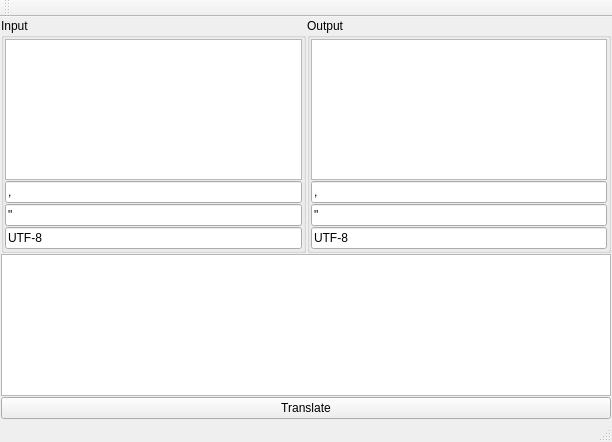
<?xml version="1.0" encoding="UTF-8"?>
<ui version="4.0">
 <class>MainWindow</class>
 <widget class="QMainWindow" name="MainWindow">
  <property name="geometry">
   <rect>
    <x>0</x>
    <y>0</y>
    <width>612</width>
    <height>442</height>
   </rect>
  </property>
  <property name="windowTitle">
   <string>qqtdicttest8</string>
  </property>
  <widget class="QWidget" name="centralWidget">
   <layout class="QGridLayout" name="gridLayout">
    <property name="leftMargin">
     <number>1</number>
    </property>
    <property name="topMargin">
     <number>1</number>
    </property>
    <property name="rightMargin">
     <number>1</number>
    </property>
    <property name="bottomMargin">
     <number>1</number>
    </property>
    <property name="spacing">
     <number>1</number>
    </property>
    <item row="0" column="0">
     <widget class="QGroupBox" name="groupBox">
      <property name="title">
       <string>Input</string>
      </property>
      <layout class="QVBoxLayout" name="verticalLayout">
       <property name="spacing">
        <number>1</number>
       </property>
       <property name="leftMargin">
        <number>1</number>
       </property>
       <property name="topMargin">
        <number>1</number>
       </property>
       <property name="rightMargin">
        <number>1</number>
       </property>
       <property name="bottomMargin">
        <number>1</number>
       </property>
       <item>
        <widget class="QPlainTextEdit" name="plainTextEdit"/>
       </item>
       <item>
        <widget class="QLineEdit" name="lineEdit">
         <property name="text">
          <string>,</string>
         </property>
        </widget>
       </item>
       <item>
        <widget class="QLineEdit" name="lineEdit_2">
         <property name="text">
          <string>&quot;</string>
         </property>
        </widget>
       </item>
       <item>
        <widget class="QLineEdit" name="lineEdit_3">
         <property name="text">
          <string>UTF-8</string>
         </property>
        </widget>
       </item>
      </layout>
     </widget>
    </item>
    <item row="0" column="1">
     <widget class="QGroupBox" name="groupBox_2">
      <property name="title">
       <string>Output</string>
      </property>
      <layout class="QVBoxLayout" name="verticalLayout_2">
       <property name="spacing">
        <number>1</number>
       </property>
       <property name="leftMargin">
        <number>1</number>
       </property>
       <property name="topMargin">
        <number>1</number>
       </property>
       <property name="rightMargin">
        <number>1</number>
       </property>
       <property name="bottomMargin">
        <number>1</number>
       </property>
       <item>
        <widget class="QTextBrowser" name="textBrowser_2"/>
       </item>
       <item>
        <widget class="QLineEdit" name="lineEdit_11">
         <property name="text">
          <string>,</string>
         </property>
        </widget>
       </item>
       <item>
        <widget class="QLineEdit" name="lineEdit_21">
         <property name="text">
          <string>&quot;</string>
         </property>
        </widget>
       </item>
       <item>
        <widget class="QLineEdit" name="lineEdit_31">
         <property name="text">
          <string>UTF-8</string>
         </property>
        </widget>
       </item>
      </layout>
     </widget>
    </item>
    <item row="1" column="0" colspan="2">
     <widget class="QTextBrowser" name="textBrowser"/>
    </item>
    <item row="2" column="0" colspan="2">
     <widget class="QPushButton" name="pushButton">
      <property name="text">
       <string>Translate</string>
      </property>
     </widget>
    </item>
   </layout>
  </widget>
  <widget class="QMenuBar" name="menuBar">
   <property name="geometry">
    <rect>
     <x>0</x>
     <y>0</y>
     <width>612</width>
     <height>22</height>
    </rect>
   </property>
  </widget>
  <widget class="QToolBar" name="mainToolBar">
   <attribute name="toolBarArea">
    <enum>TopToolBarArea</enum>
   </attribute>
   <attribute name="toolBarBreak">
    <bool>false</bool>
   </attribute>
  </widget>
  <widget class="QStatusBar" name="statusBar"/>
 </widget>
 <layoutdefault spacing="6" margin="11"/>
 <resources/>
 <connections/>
</ui>
